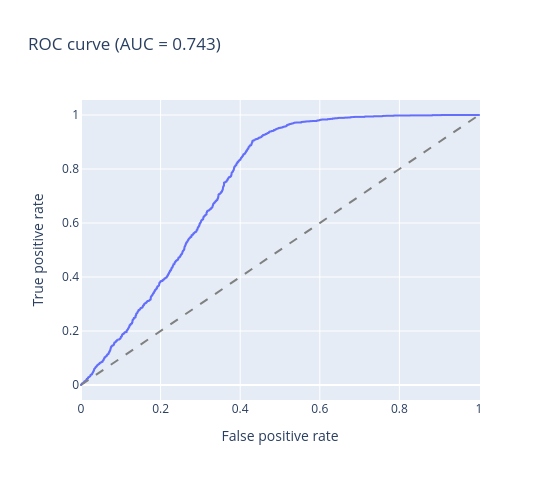

Notebook code for this chart:
### Markdown cell above
## ROC / AUC

`roc_curve` returns `(threshold, fpr, tpr)` in plot order — no manual
`tp / (tp + fn)` math. The scalar summary is `pb.roc_auc`.

### Code cell
from polarbearings import roc_curve

auc = df.select(pb.roc_auc("y", "score")).item()
roc = roc_curve(df, "y", "score").collect()

# The curve frame goes straight into plotly.express — column names do the rest.
fig = px.line(
    roc, x="fpr", y="tpr", hover_data=["threshold"],
    title=f"ROC curve (AUC = {auc:.3f})",
    labels={"fpr": "False positive rate", "tpr": "True positive rate"},
)
fig.add_shape(type="line", x0=0, y0=0, x1=1, y1=1, line=dict(dash="dash", color="gray"))
fig.update_layout(width=560, height=480)
fig

### Figure 1 — Plotly figure (JSON) as saved in the notebook; plotly's stock layout.template omitted (floating-point values rounded to 4 significant figures; data arrays with more than 128 entries replaced by an {"elided": "..."} marker saying what was removed)
{"data": [{"customdata": {"elided": "4001x1 float values"}, "hovertemplate": "False positive rate=%{x}<br>True positive rate=%{y}<br>threshold=%{customdata[0]}<extra></extra>", "legendgroup": "", "line": {"color": "#636efa", "dash": "solid"}, "marker": {"symbol": "circle"}, "mode": "lines", "name": "", "showlegend": false, "type": "scattergl", "x": {"elided": "4001 float values"}, "xaxis": "x", "y": {"elided": "4001 float values"}, "yaxis": "y"}], "layout": {"height": 480, "legend": {"tracegroupgap": 0}, "shapes": [{"line": {"color": "gray", "dash": "dash"}, "type": "line", "x0": 0, "x1": 1, "y0": 0, "y1": 1}], "title": {"text": "ROC curve (AUC = 0.743)"}, "width": 560, "xaxis": {"anchor": "y", "domain": [0.0, 1.0], "title": {"text": "False positive rate"}}, "yaxis": {"anchor": "x", "domain": [0.0, 1.0], "title": {"text": "True positive rate"}}}}
